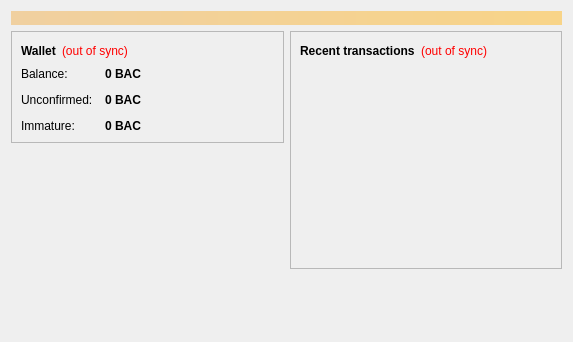
<?xml version="1.0" encoding="UTF-8"?>
<ui version="4.0">
 <class>OverviewPage</class>
 <widget class="QWidget" name="OverviewPage">
  <property name="geometry">
   <rect>
    <x>0</x>
    <y>0</y>
    <width>573</width>
    <height>342</height>
   </rect>
  </property>
  <property name="windowTitle">
   <string>Form</string>
  </property>
  <layout class="QVBoxLayout" name="topLayout">
   <item>
    <widget class="QLabel" name="labelAlerts">
     <property name="visible">
      <bool>false</bool>
     </property>
     <property name="styleSheet">
      <string notr="true">background-color: qlineargradient(x1: 0, y1: 0, x2: 1, y2: 0, stop:0 #F0D0A0, stop:1 #F8D488); color:#000000;</string>
     </property>
     <property name="wordWrap">
      <bool>true</bool>
     </property>
     <property name="margin">
      <number>3</number>
     </property>
    </widget>
   </item>
   <item>
    <layout class="QHBoxLayout" name="horizontalLayout" stretch="1,1">
     <item>
      <layout class="QVBoxLayout" name="verticalLayout_2">
       <item>
        <widget class="QFrame" name="frame">
         <property name="frameShape">
          <enum>QFrame::StyledPanel</enum>
         </property>
         <property name="frameShadow">
          <enum>QFrame::Raised</enum>
         </property>
         <layout class="QVBoxLayout" name="verticalLayout_4">
          <item>
           <layout class="QHBoxLayout" name="horizontalLayout_4">
            <item>
             <widget class="QLabel" name="label_5">
              <property name="font">
               <font>
                <weight>75</weight>
                <bold>true</bold>
               </font>
              </property>
              <property name="text">
               <string>Wallet</string>
              </property>
             </widget>
            </item>
            <item>
             <widget class="QLabel" name="labelWalletStatus">
              <property name="toolTip">
               <string>The displayed information may be out of date. Your wallet automatically synchronizes with the Bapcoin network after a connection is established, but this process has not completed yet.</string>
              </property>
              <property name="styleSheet">
               <string notr="true">QLabel { color: red; }</string>
              </property>
              <property name="text">
               <string notr="true">(out of sync)</string>
              </property>
              <property name="alignment">
               <set>Qt::AlignLeading|Qt::AlignLeft|Qt::AlignVCenter</set>
              </property>
             </widget>
            </item>
            <item>
             <spacer name="horizontalSpacer_2">
              <property name="orientation">
               <enum>Qt::Horizontal</enum>
              </property>
              <property name="sizeHint" stdset="0">
               <size>
                <width>40</width>
                <height>20</height>
               </size>
              </property>
             </spacer>
            </item>
           </layout>
          </item>
          <item>
           <layout class="QFormLayout" name="formLayout_2">
            <property name="fieldGrowthPolicy">
             <enum>QFormLayout::AllNonFixedFieldsGrow</enum>
            </property>
            <property name="horizontalSpacing">
             <number>12</number>
            </property>
            <property name="verticalSpacing">
             <number>12</number>
            </property>
            <item row="0" column="0">
             <widget class="QLabel" name="label">
              <property name="text">
               <string>Balance:</string>
              </property>
             </widget>
            </item>
            <item row="0" column="1">
             <widget class="QLabel" name="labelBalance">
              <property name="font">
               <font>
                <weight>75</weight>
                <bold>true</bold>
               </font>
              </property>
              <property name="cursor">
               <cursorShape>IBeamCursor</cursorShape>
              </property>
              <property name="toolTip">
               <string>Your current balance</string>
              </property>
              <property name="text">
               <string notr="true">0 BAC</string>
              </property>
              <property name="textInteractionFlags">
               <set>Qt::LinksAccessibleByMouse|Qt::TextSelectableByKeyboard|Qt::TextSelectableByMouse</set>
              </property>
             </widget>
            </item>
            <item row="1" column="0">
             <widget class="QLabel" name="label_3">
              <property name="text">
               <string>Unconfirmed:</string>
              </property>
             </widget>
            </item>
            <item row="1" column="1">
             <widget class="QLabel" name="labelUnconfirmed">
              <property name="font">
               <font>
                <weight>75</weight>
                <bold>true</bold>
               </font>
              </property>
              <property name="cursor">
               <cursorShape>IBeamCursor</cursorShape>
              </property>
              <property name="toolTip">
               <string>Total of transactions that have yet to be confirmed, and do not yet count toward the current balance</string>
              </property>
              <property name="text">
               <string notr="true">0 BAC</string>
              </property>
              <property name="textInteractionFlags">
               <set>Qt::LinksAccessibleByMouse|Qt::TextSelectableByKeyboard|Qt::TextSelectableByMouse</set>
              </property>
             </widget>
            </item>
            <item row="2" column="0">
             <widget class="QLabel" name="labelImmatureText">
              <property name="text">
               <string>Immature:</string>
              </property>
             </widget>
            </item>
            <item row="2" column="1">
             <widget class="QLabel" name="labelImmature">
              <property name="font">
               <font>
                <weight>75</weight>
                <bold>true</bold>
               </font>
              </property>
              <property name="toolTip">
               <string>Mined balance that has not yet matured</string>
              </property>
              <property name="text">
               <string notr="true">0 BAC</string>
              </property>
              <property name="textInteractionFlags">
               <set>Qt::LinksAccessibleByMouse|Qt::TextSelectableByKeyboard|Qt::TextSelectableByMouse</set>
              </property>
             </widget>
            </item>
           </layout>
          </item>
         </layout>
        </widget>
       </item>
       <item>
        <spacer name="verticalSpacer">
         <property name="orientation">
          <enum>Qt::Vertical</enum>
         </property>
         <property name="sizeHint" stdset="0">
          <size>
           <width>20</width>
           <height>40</height>
          </size>
         </property>
        </spacer>
       </item>
      </layout>
     </item>
     <item>
      <layout class="QVBoxLayout" name="verticalLayout_3">
       <item>
        <widget class="QFrame" name="frame_2">
         <property name="frameShape">
          <enum>QFrame::StyledPanel</enum>
         </property>
         <property name="frameShadow">
          <enum>QFrame::Raised</enum>
         </property>
         <layout class="QVBoxLayout" name="verticalLayout">
          <item>
           <layout class="QHBoxLayout" name="horizontalLayout_2">
            <item>
             <widget class="QLabel" name="label_4">
              <property name="text">
               <string>&lt;b&gt;Recent transactions&lt;/b&gt;</string>
              </property>
             </widget>
            </item>
            <item>
             <widget class="QLabel" name="labelTransactionsStatus">
              <property name="toolTip">
               <string>The displayed information may be out of date. Your wallet automatically synchronizes with the Bapcoin network after a connection is established, but this process has not completed yet.</string>
              </property>
              <property name="styleSheet">
               <string notr="true">QLabel { color: red; }</string>
              </property>
              <property name="text">
               <string notr="true">(out of sync)</string>
              </property>
              <property name="alignment">
               <set>Qt::AlignRight|Qt::AlignTrailing|Qt::AlignVCenter</set>
              </property>
             </widget>
            </item>
            <item>
             <spacer name="horizontalSpacer">
              <property name="orientation">
               <enum>Qt::Horizontal</enum>
              </property>
              <property name="sizeHint" stdset="0">
               <size>
                <width>40</width>
                <height>20</height>
               </size>
              </property>
             </spacer>
            </item>
           </layout>
          </item>
          <item>
           <widget class="QListView" name="listTransactions">
            <property name="styleSheet">
             <string notr="true">QListView { background: transparent; }</string>
            </property>
            <property name="frameShape">
             <enum>QFrame::NoFrame</enum>
            </property>
            <property name="verticalScrollBarPolicy">
             <enum>Qt::ScrollBarAlwaysOff</enum>
            </property>
            <property name="horizontalScrollBarPolicy">
             <enum>Qt::ScrollBarAlwaysOff</enum>
            </property>
            <property name="selectionMode">
             <enum>QAbstractItemView::NoSelection</enum>
            </property>
           </widget>
          </item>
         </layout>
        </widget>
       </item>
       <item>
        <spacer name="verticalSpacer_2">
         <property name="orientation">
          <enum>Qt::Vertical</enum>
         </property>
         <property name="sizeHint" stdset="0">
          <size>
           <width>20</width>
           <height>40</height>
          </size>
         </property>
        </spacer>
       </item>
      </layout>
     </item>
    </layout>
   </item>
  </layout>
 </widget>
 <resources/>
 <connections/>
</ui>
